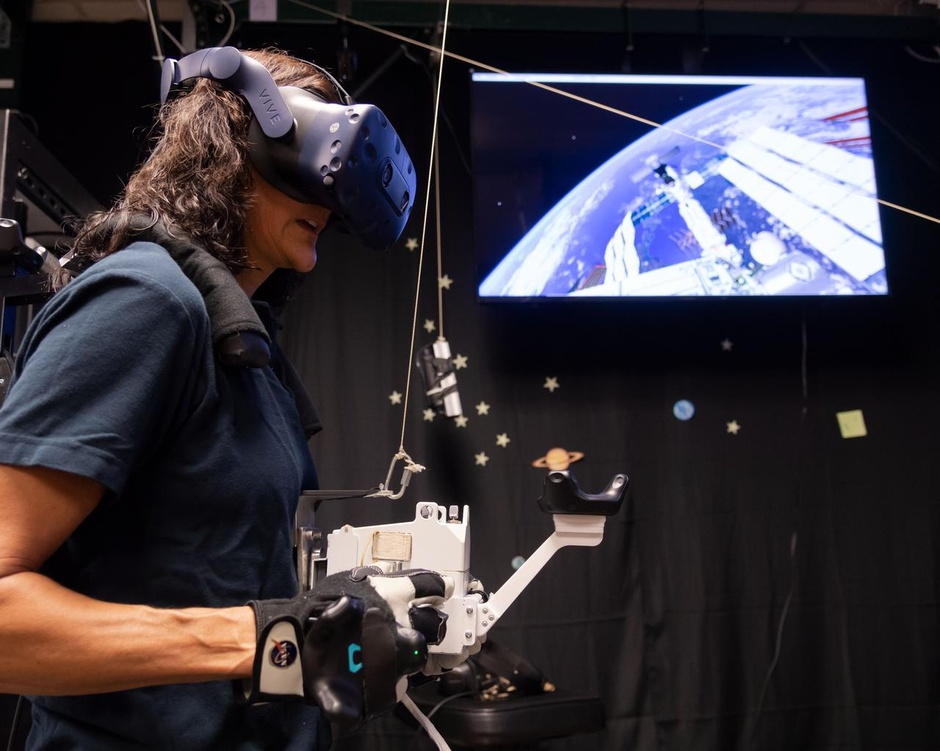
#> input picture Maquina de redes/00_Serie/recursos/_raw/astronauta.jpg, 940 x 751 px, shrunk from 1280 x 1023 before the run
$ python degreen.py ../../../../00_Serie/recursos/_raw/astronauta.jpg
#> lines starting #> are read from the running program, lines starting #| are printed output that depends on the picture
#> further down, im is the input picture: shape (751, 940, 3); mean B, G, R 58.7, 51.8, 56.8
"""Quita el derrame de luz verde (piel) en Lab: empuja a* negativo hacia piel y baja b* donde hubo verde.
Uso como módulo: degreen(bgr_uint8) -> bgr_uint8."""
import numpy as np, cv2
def degreen(im, target_a=12.0, strength=1.0):
#> called with target_a = 12, strength = 1
    lab = cv2.cvtColor(im, cv2.COLOR_BGR2LAB).astype(np.float32)
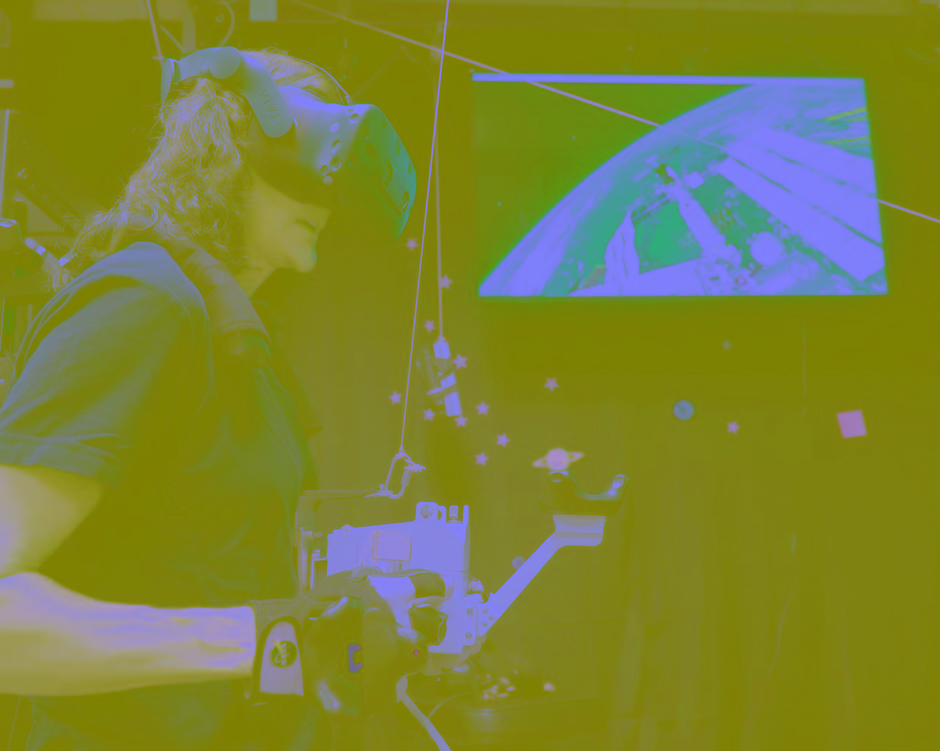
#> lab: shape (751, 940, 3) float32; mean B, G, R 53.9, 131.8, 125.4
    L, a, b = lab[..., 0], lab[..., 1] - 128, lab[..., 2] - 128
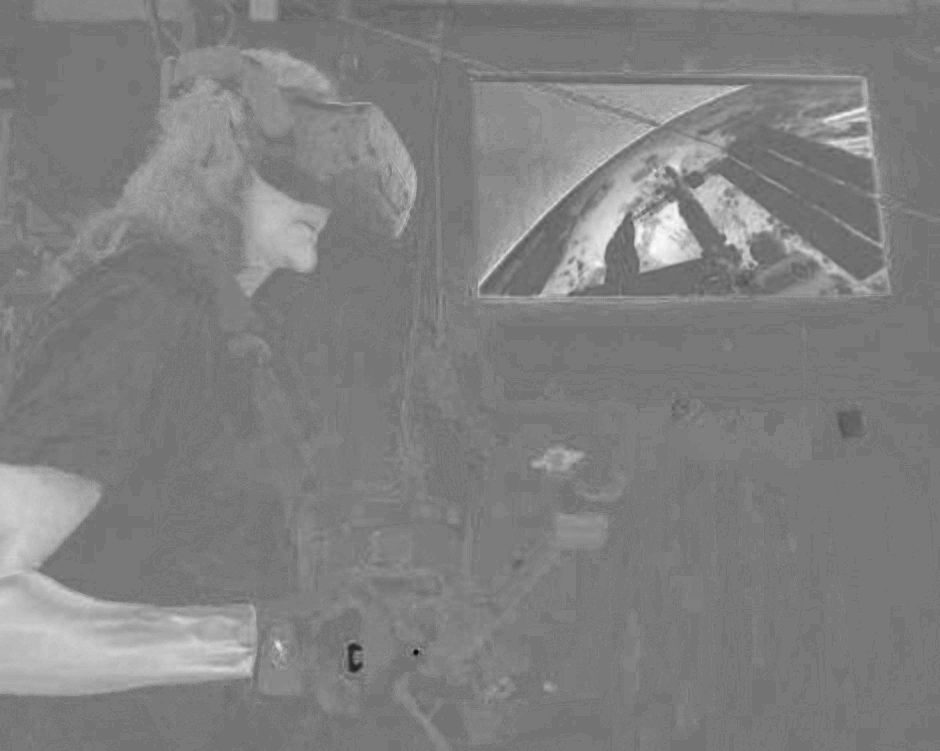
#> a: shape (751, 940) float32; min -39, max 47, mean 4.4; drawn with min black and max white
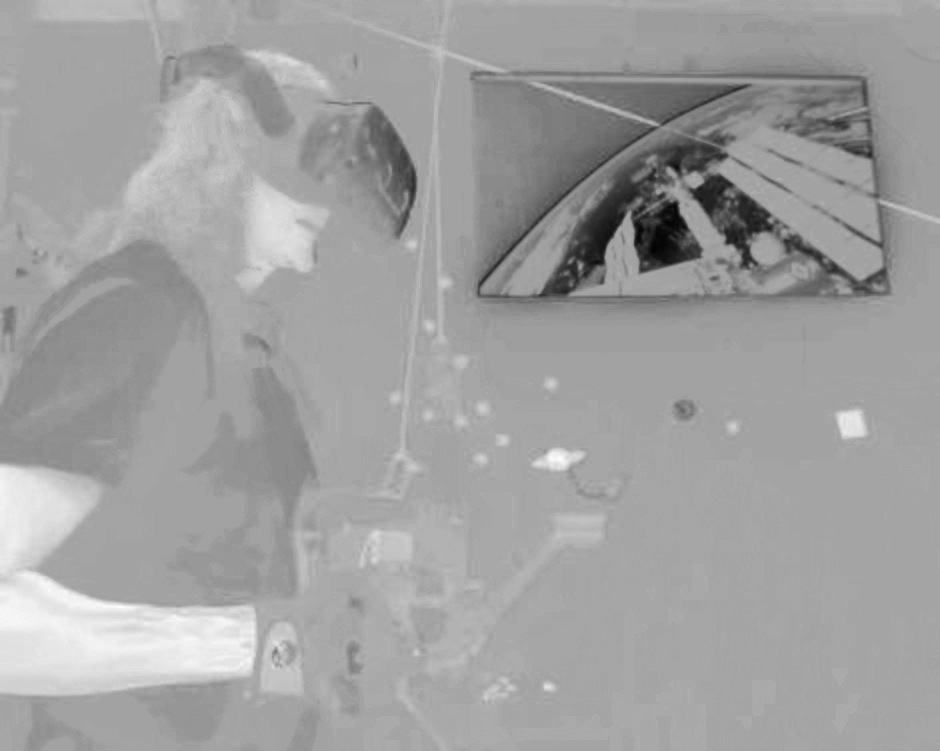
#> b: shape (751, 940) float32; min -83, max 44, mean -2.9; drawn with min black and max white
    C = np.sqrt(a * a + b * b)
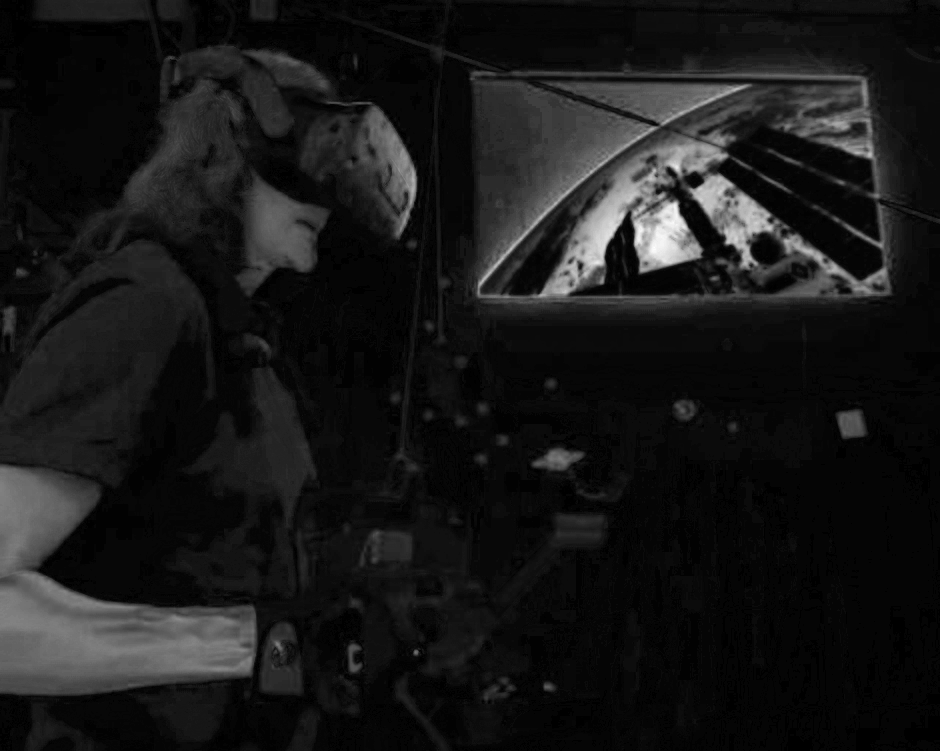
#> C: shape (751, 940) float32; min 0, max 95.38, mean 9.2; drawn with min black and max white
    w = np.clip((-a + 1.0) / 8.0, 0, 1) * np.clip((L - 20) / 30.0, 0, 1) * np.clip((C - 9.0) / 8.0, 0, 1)   # verde con luz (no la camisa negra)
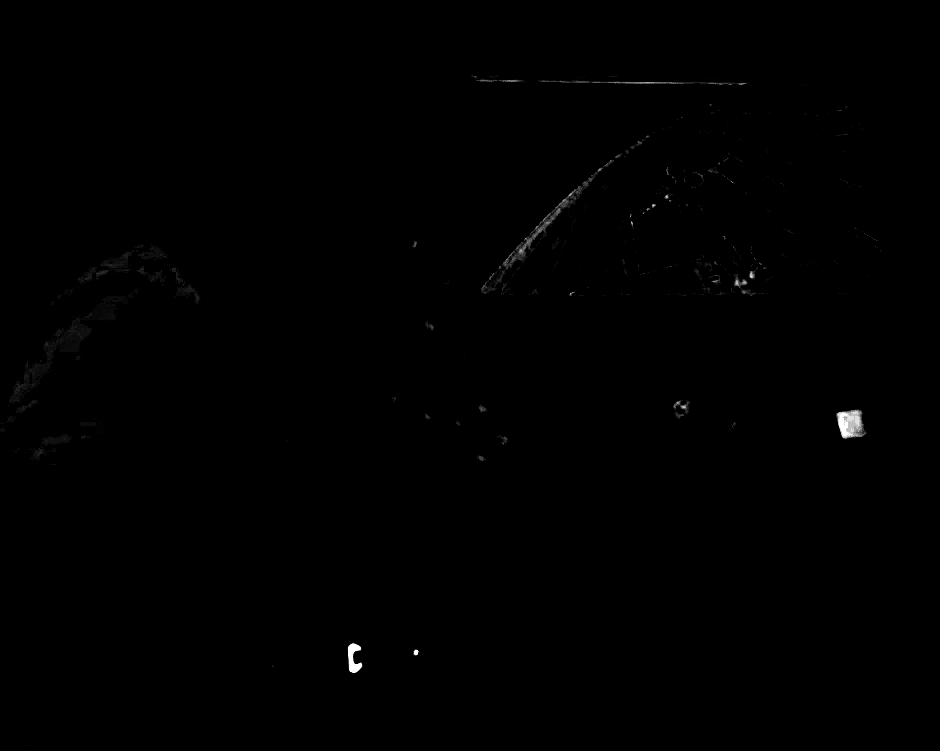
#> w: shape (751, 940) float32; min 0, max 1, mean 0.00239
    w = cv2.GaussianBlur(w, (0, 0), 3) * strength
    a2 = a + w * (target_a - a)
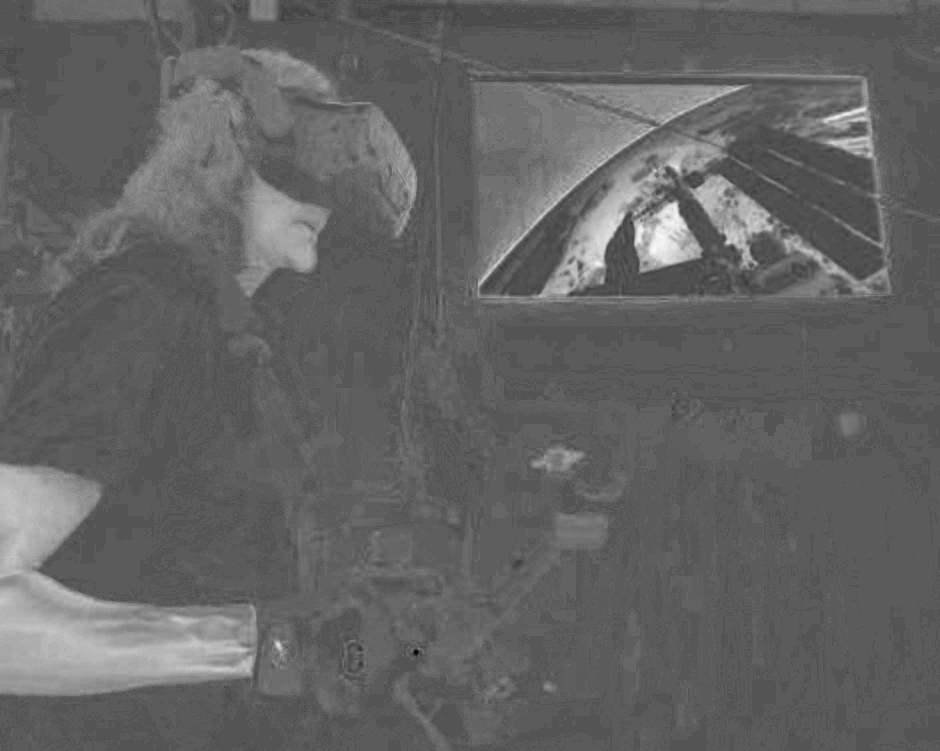
#> a2: shape (751, 940) float32; min -23.1, max 47, mean 4.4; drawn with min black and max white
    b2 = b - w * np.clip(b - 13, 0, None) * 0.85
    L2 = L - w * 4.0                                   # el verde sobreexpone: baja un poco
    # leve neutralización global del verde residual (pared/camisa)
    a2 = a2 + 0.6
    lab = np.dstack([L2, a2 + 128, b2 + 128])
    return cv2.cvtColor(np.clip(lab, 0, 255).astype(np.uint8), cv2.COLOR_LAB2BGR)
if __name__ == "__main__":
    import sys
    for f in sys.argv[1:]:
        im = cv2.imread(f); o = degreen(im)
        cv2.imwrite(f.replace(".png", "_dg.png"), o)

$ run again, on Maquina de redes/00_Serie/recursos/_raw/cohete.jpg
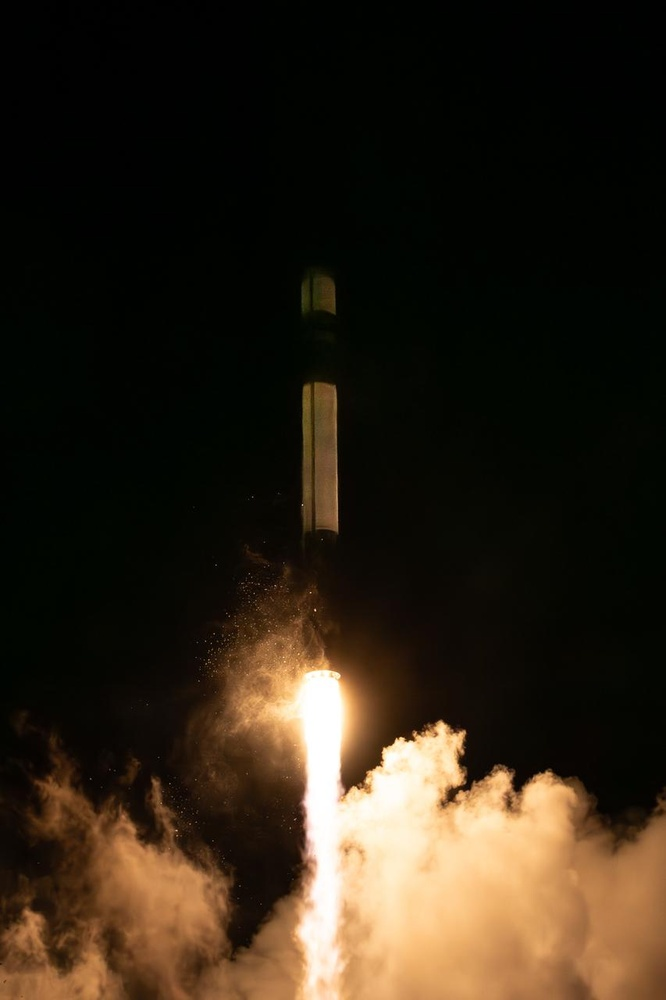
#> input picture Maquina de redes/00_Serie/recursos/_raw/cohete.jpg, 666 x 1000 px, shrunk from 853 x 1280 before the run
#> im is the input picture: shape (1000, 666, 3); mean B, G, R 23, 36.2, 46.3
#> in degreen, `L, a, b = lab[..., 0], lab[..., 1] - 128, lab[..., 2] - 128`:
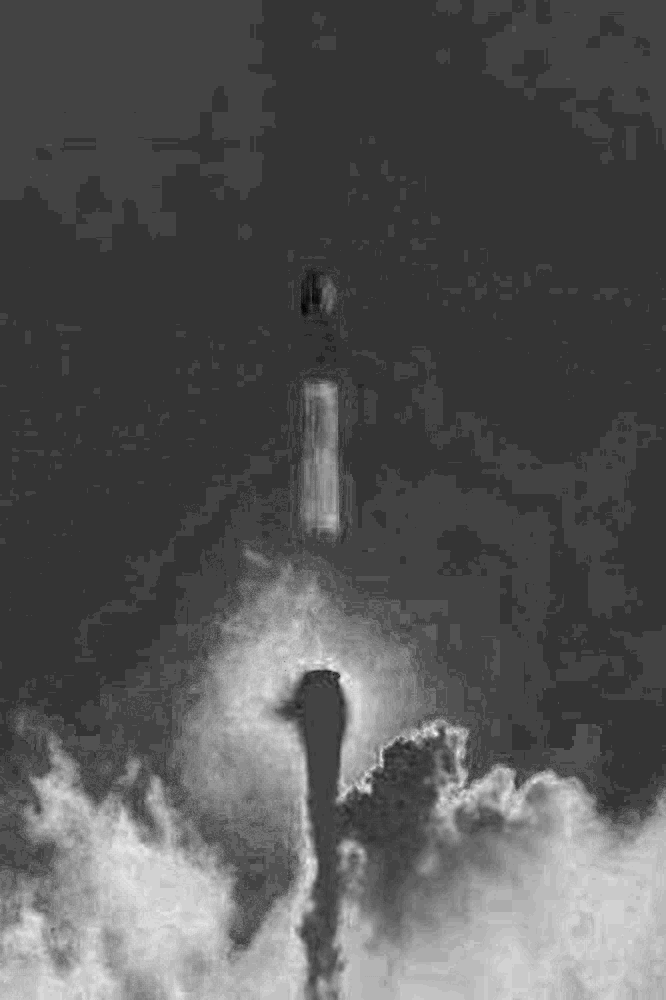
#> a: shape (1000, 666) float32; min -9, max 25, mean 2.4; drawn with min black and max white
#> in degreen, `w = np.clip((-a + 1.0) / 8.0, 0, 1) * np.clip((L - 20) / 30.0, 0, 1) *..`:
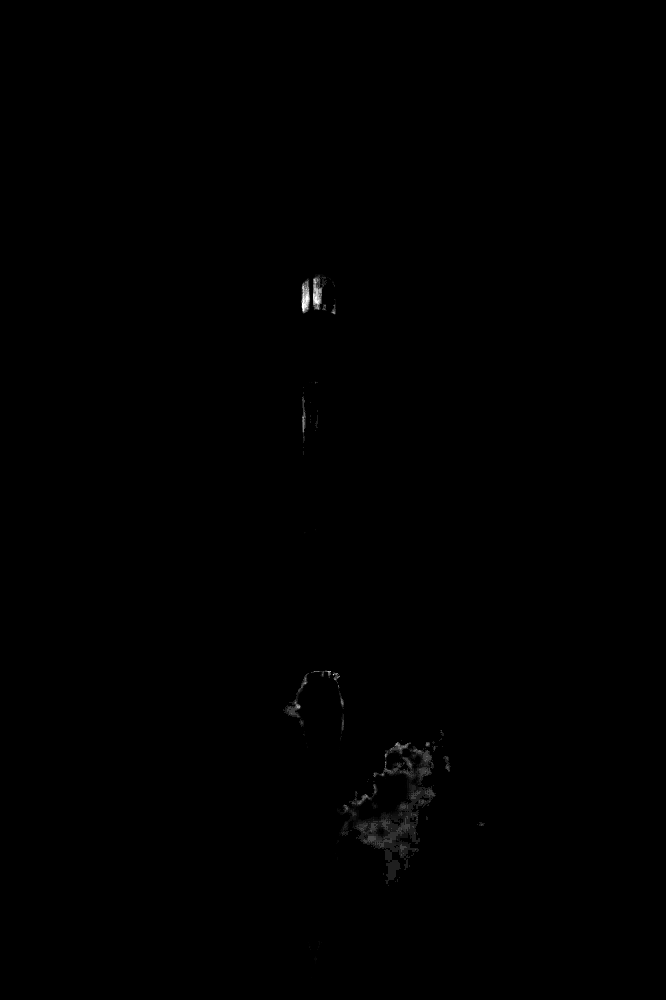
#> w: shape (1000, 666) float32; min 0, max 1, mean 0.00166
